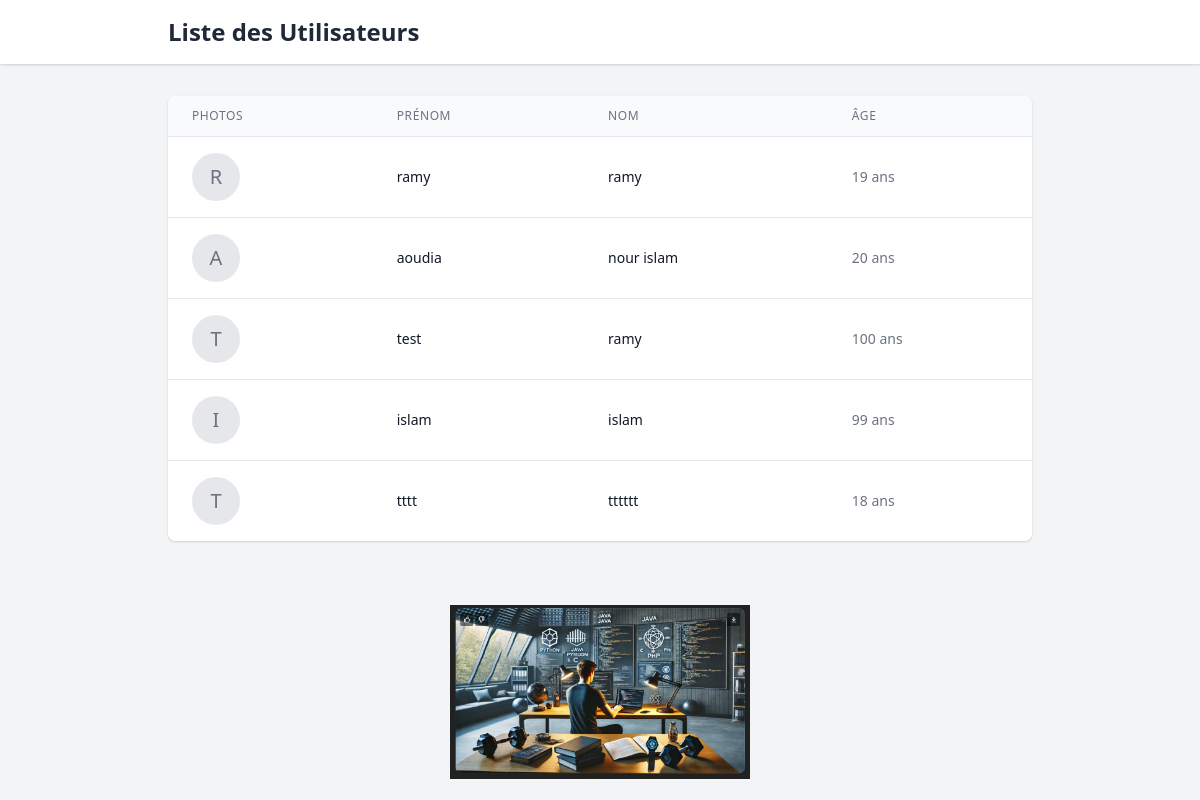
The app's page /users, older data.
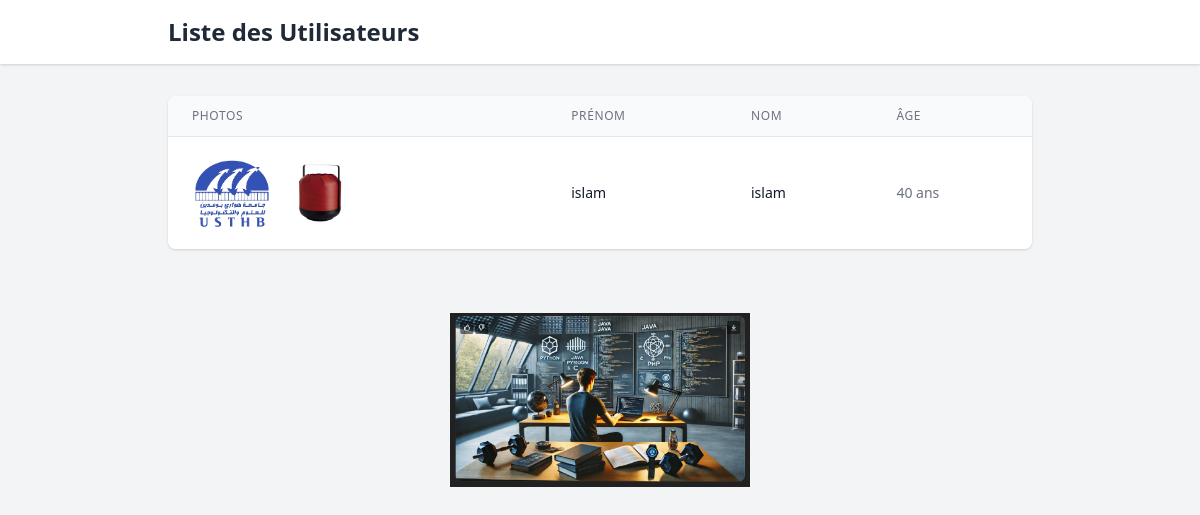
The same page, newer data.
### user/models.py (models this page shows, shortened)
class User(models.Model):
    first_name = models.CharField(max_length=50)
    last_name = models.CharField(max_length=50)
    age = models.IntegerField()
    def __str__(self):
        return f"{self.first_name} {self.last_name}"

class Photo(models.Model):
    user = models.ForeignKey(User, related_name='photos', on_delete=models.CASCADE)
    image = models.ImageField(upload_to='photos/%Y/%m/%d', blank=True, null=True)  # Supprimer le default

### user/views.py (the view)
# urls.py: path('users', views.show_users, name='show_users'),
def show_users(request):
    print(User.objects.all())
    return render(request, 'user/show.html',{'users': User.objects.all()})

### templates/user/show.html (shortened to what this page needs)
{% load static %}
<!DOCTYPE html>
<html lang="fr">
<head>
    <link href="https://cdnjs.cloudflare.com/ajax/libs/tailwindcss/2.2.19/tailwind.min.css" rel="stylesheet">
</head>
<body class="bg-gray-100">
    <nav class="bg-white shadow">
        <div class="max-w-4xl mx-auto px-4 py-4">
            <h1 class="text-2xl font-bold text-gray-800">Liste des Utilisateurs</h1>
        </div>
    </nav>
    <div class="max-w-4xl mx-auto px-4 py-8">
        <div class="bg-white rounded-lg shadow overflow-hidden">
            <table class="min-w-full divide-y divide-gray-200">
                <thead class="bg-gray-50">
                    <tr>
                        <th class="px-6 py-3 text-left text-xs font-medium text-gray-500 uppercase tracking-wider">
                            Photos
                        </th>
                        <th class="px-6 py-3 text-left text-xs font-medium text-gray-500 uppercase tracking-wider">
                            Prénom
                        </th>
                        <th class="px-6 py-3 text-left text-xs font-medium text-gray-500 uppercase tracking-wider">
                            Nom
                        </th>
                        <th class="px-6 py-3 text-left text-xs font-medium text-gray-500 uppercase tracking-wider">
                            Âge
                        </th>
                    </tr>
                </thead>
                <tbody class="bg-white divide-y divide-gray-200">
                    {% for user in users %}
                    <tr class="hover:bg-gray-50">
                        <td class="px-6 py-4 whitespace-nowrap">
                            <div class="flex space-x-2">
                                {% for photo in user.photos.all %}
                                    <img class="h-20 w-20 rounded object-cover" src="{{ photo.image.url }}" alt="Photo de {{ user.first_name }}">
                                {% empty %}
                                    <div class="h-12 w-12 rounded-full bg-gray-200 flex items-center justify-center">
                                        <span class="text-xl font-medium text-gray-500">
                                            {{ user.first_name|make_list|first|upper }}
                                        </span>
                                    </div>
                                {% endfor %}
                            </div>
                        </td>
                        <td class="px-6 py-4 whitespace-nowrap text-sm text-gray-900">
                            {{ user.first_name }}
                        </td>
                        <td class="px-6 py-4 whitespace-nowrap text-sm text-gray-900">
                            {{ user.last_name }}
                        </td>
                        <td class="px-6 py-4 whitespace-nowrap text-sm text-gray-500">
                            {{ user.age }} ans
                        </td>
                    </tr>
                    {% endfor %}
                </tbody>
            </table>
        </div>
    </div>
    <img src="{% static 'img/me.png' %}" alt="Profile" class="w-1/4 mx-auto mt-8">
</body>
</html>

Row changes from the older to the newer data that the page shows:
removed User: first_name|make_list "R", first_name "ramy", last_name "ramy", age "19"
removed User: first_name|make_list "A", first_name "aoudia", last_name "nour islam", age "20"
removed User: first_name|make_list "T", first_name "test", last_name "ramy", age "100"
removed User: first_name|make_list "I", first_name "islam", last_name "islam", age "99"
removed User: first_name|make_list "T", first_name "tttt", last_name "tttttt", age "18"
added User: first_name "islam", last_name "islam", age "40"
added Photo: image (picture)
added Photo: image (picture)
